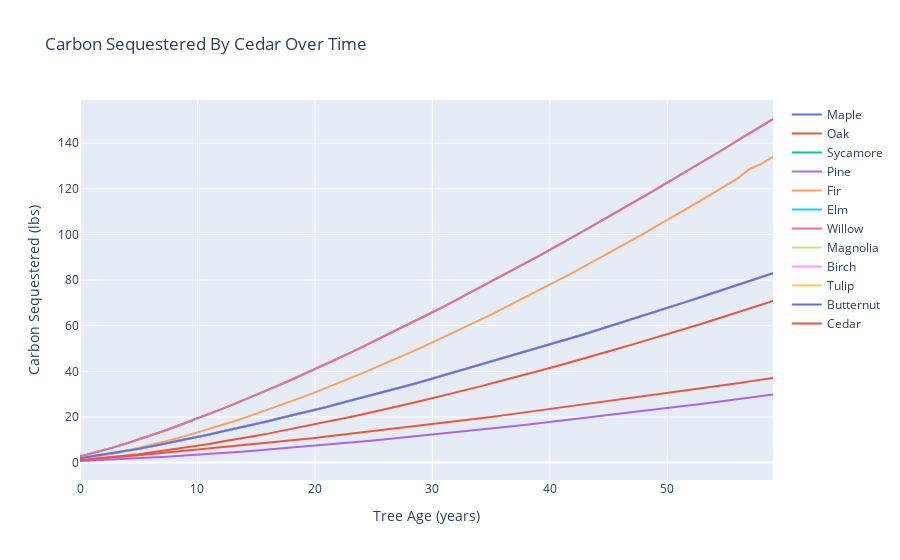

Source (notebook cell):
### Code cell
fig = go.Figure()

for tree in carbonSequesteredDf.columns[1:]:
    x = np.arange(60)
    y = carbonSequesteredDf[tree].values

    # Fit with polyfit
    p = np.poly1d(np.polyfit(x, y, 2))
    fig.add_trace(go.Scatter(
        x=x,
        y=y,
        name=tree
    ))

fig.update_layout(
title=f"Carbon Sequestered By {tree} Over Time",
xaxis_title="Tree Age (years)",
yaxis_title="Carbon Sequestered (lbs)")
